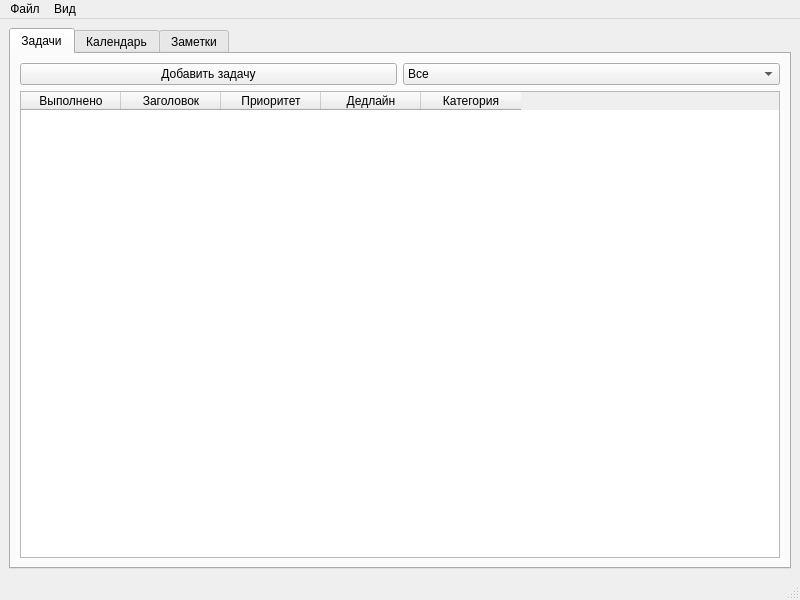
<?xml version="1.0" encoding="UTF-8"?>
<ui version="4.0">
 <class>MainWindow</class>
 <widget class="QMainWindow" name="MainWindow">
  <property name="geometry">
   <rect>
    <x>0</x>
    <y>0</y>
    <width>800</width>
    <height>600</height>
   </rect>
  </property>
  <property name="windowTitle">
   <string>My Personal Organizer</string>
  </property>
  <widget class="QWidget" name="centralwidget">
   <layout class="QVBoxLayout" name="verticalLayout">
    <item>
     <widget class="QTabWidget" name="tabWidget">
      <property name="currentIndex">
       <number>0</number>
      </property>
      <widget class="QWidget" name="tabTasks">
       <attribute name="title">
        <string>Задачи</string>
       </attribute>
       <layout class="QVBoxLayout" name="verticalLayout_2">
        <item>
         <layout class="QHBoxLayout" name="horizontalLayout_1">
          <item>
           <widget class="QPushButton" name="btnAddTask">
            <property name="text">
             <string>Добавить задачу</string>
            </property>
           </widget>
          </item>
          <item>
           <widget class="QComboBox" name="comboTaskFilter">
            <item>
             <property name="text">
              <string>Все</string>
             </property>
            </item>
            <item>
             <property name="text">
              <string>Активные</string>
             </property>
            </item>
            <item>
             <property name="text">
              <string>Выполненные</string>
             </property>
            </item>
           </widget>
          </item>
         </layout>
        </item>
        <item>
         <widget class="QTableWidget" name="tableTasks">
          <column>
           <property name="text">
            <string>Выполнено</string>
           </property>
          </column>
          <column>
           <property name="text">
            <string>Заголовок</string>
           </property>
          </column>
          <column>
           <property name="text">
            <string>Приоритет</string>
           </property>
          </column>
          <column>
           <property name="text">
            <string>Дедлайн</string>
           </property>
          </column>
          <column>
           <property name="text">
            <string>Категория</string>
           </property>
          </column>
         </widget>
        </item>
       </layout>
      </widget>
      <widget class="QWidget" name="tabCalendar">
       <attribute name="title">
        <string>Календарь</string>
       </attribute>
       <layout class="QHBoxLayout" name="horizontalLayout_2">
        <item>
         <widget class="QCalendarWidget" name="calendarWidget"/>
        </item>
        <item>
         <layout class="QVBoxLayout" name="verticalLayout_3">
          <item>
           <widget class="QPushButton" name="btnAddEvent">
            <property name="text">
             <string>Новое событие</string>
            </property>
           </widget>
          </item>
          <item>
           <widget class="QLabel" name="labelEventsToday">
            <property name="text">
             <string>События сегодня:</string>
            </property>
           </widget>
          </item>
          <item>
           <widget class="QListWidget" name="listEventsToday"/>
          </item>
         </layout>
        </item>
       </layout>
      </widget>
      <widget class="QWidget" name="tabNotes">
       <attribute name="title">
        <string>Заметки</string>
       </attribute>
       <layout class="QHBoxLayout" name="horizontalLayout_3">
        <item>
         <widget class="QListWidget" name="listNotes"/>
        </item>
        <item>
         <layout class="QVBoxLayout" name="verticalLayout_4">
          <item>
           <widget class="QLineEdit" name="editNoteTitle">
            <property name="placeholderText">
             <string>Заголовок заметки</string>
            </property>
           </widget>
          </item>
          <item>
           <widget class="QTextEdit" name="textNoteContent"/>
          </item>
          <item>
           <layout class="QHBoxLayout" name="horizontalLayout_4">
            <item>
             <widget class="QPushButton" name="btnSaveNote">
              <property name="text">
               <string>Сохранить</string>
              </property>
             </widget>
            </item>
            <item>
             <widget class="QPushButton" name="btnDeleteNote">
              <property name="text">
               <string>Удалить</string>
              </property>
             </widget>
            </item>
           </layout>
          </item>
         </layout>
        </item>
       </layout>
      </widget>
     </widget>
    </item>
   </layout>
  </widget>
  <widget class="QMenuBar" name="menubar">
   <widget class="QMenu" name="menuFile">
    <property name="title">
     <string>Файл</string>
    </property>
    <addaction name="actionExportTasks"/>
    <addaction name="actionExportEvents"/>
    <addaction name="actionExportNotes"/>
    <addaction name="actionImportTasks"/>
    <addaction name="actionImportEvents"/>
    <addaction name="actionImportNotes"/>
   </widget>
   <widget class="QMenu" name="menuView">
    <property name="title">
     <string>Вид</string>
    </property>
    <addaction name="actionToggleTheme"/>
   </widget>
   <addaction name="menuFile"/>
   <addaction name="menuView"/>
  </widget>
  <widget class="QStatusBar" name="statusbar"/>
  <action name="actionExportTasks">
   <property name="text">
    <string>Экспорт задач...</string>
   </property>
  </action>
  <action name="actionExportEvents">
   <property name="text">
    <string>Экспорт событий...</string>
   </property>
  </action>
  <action name="actionExportNotes">
   <property name="text">
    <string>Экспорт заметок...</string>
   </property>
  </action>
  <action name="actionImportTasks">
    <property name="text">
        <string>Импорт задач...</string>
    </property>
  </action>
  <action name="actionImportEvents">
    <property name="text">
        <string>Импорт событий...</string>
    </property>
  </action>
  <action name="actionImportNotes">
    <property name="text">
        <string>Импорт заметок...</string>
    </property>
  </action>
  <action name="actionToggleTheme">
   <property name="text">
    <string>Сменить тему</string>
   </property>
  </action>
 </widget>
 <resources/>
 <connections/>
</ui>
